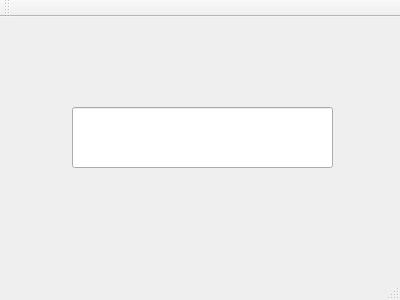
<?xml version="1.0" encoding="UTF-8"?>
<ui version="4.0">
 <class>TestChrono</class>
 <widget class="QMainWindow" name="TestChrono">
  <property name="geometry">
   <rect>
    <x>0</x>
    <y>0</y>
    <width>400</width>
    <height>300</height>
   </rect>
  </property>
  <property name="windowTitle">
   <string>TestChrono</string>
  </property>
  <widget class="QWidget" name="centralWidget">
   <widget class="QLineEdit" name="editTime">
    <property name="geometry">
     <rect>
      <x>72</x>
      <y>90</y>
      <width>261</width>
      <height>61</height>
     </rect>
    </property>
    <property name="font">
     <font>
      <pointsize>32</pointsize>
      <weight>75</weight>
      <bold>true</bold>
     </font>
    </property>
    <property name="readOnly">
     <bool>true</bool>
    </property>
   </widget>
  </widget>
  <widget class="QMenuBar" name="menuBar">
   <property name="geometry">
    <rect>
     <x>0</x>
     <y>0</y>
     <width>400</width>
     <height>19</height>
    </rect>
   </property>
  </widget>
  <widget class="QToolBar" name="mainToolBar">
   <attribute name="toolBarArea">
    <enum>TopToolBarArea</enum>
   </attribute>
   <attribute name="toolBarBreak">
    <bool>false</bool>
   </attribute>
  </widget>
  <widget class="QStatusBar" name="statusBar"/>
 </widget>
 <layoutdefault spacing="6" margin="11"/>
 <resources/>
 <connections/>
</ui>
